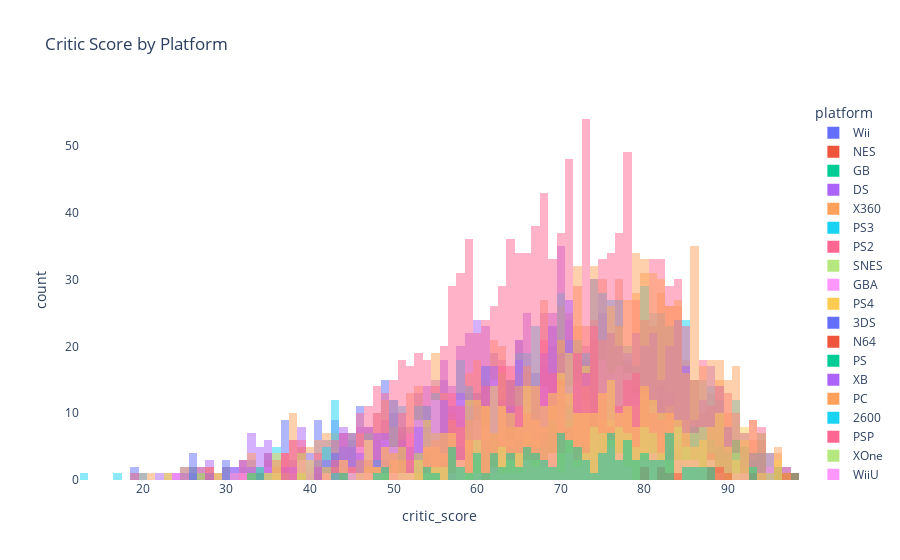

The code cell stored with this chart in its notebook:
### Code cell
cs_hist = px.histogram(vg, x='critic_score', color='platform', barmode='overlay',
                       title='Critic Score by Platform')

cs_hist.update_layout({
    'plot_bgcolor':'rgba(0, 0, 0, 0)',
    'paper_bgcolor':'rgba(0, 0, 0, 0)'
})

cs_hist.show()

### Figure 1 — Plotly figure (JSON) as saved in the notebook; plotly's stock layout.template omitted (floating-point values rounded to 4 significant figures; data arrays with more than 128 entries replaced by an {"elided": "..."} marker saying what was removed)
{"data": [{"alignmentgroup": "True", "bingroup": "x", "hovertemplate": "platform=Wii<br>critic_score=%{x}<br>count=%{y}<extra></extra>", "legendgroup": "Wii", "marker": {"color": "#636efa", "opacity": 0.5, "pattern": {"shape": ""}}, "name": "Wii", "offsetgroup": "Wii", "orientation": "v", "showlegend": true, "type": "histogram", "x": {"elided": "1320 int values"}, "xaxis": "x", "yaxis": "y"}, {"alignmentgroup": "True", "bingroup": "x", "hovertemplate": "platform=NES<br>critic_score=%{x}<br>count=%{y}<extra></extra>", "legendgroup": "NES", "marker": {"color": "#EF553B", "opacity": 0.5, "pattern": {"shape": ""}}, "name": "NES", "offsetgroup": "NES", "orientation": "v", "showlegend": true, "type": "histogram", "x": [null, null, null, null, null, null, null, null, null, null, null, null, null, null, null, null, null, null, null, null, null, null, null, null, null, null, null, null, null, null, null, null, null, null, null, null, null, null, null, null, null, null, null, null, null, null, null, null, null, null, null, null, null, null, null, null, null, null, null, null, null, null, null, null, null, null, null, null, null, null, null, null, null, null, null, null, null, null, null, null, null, null, null, null, null, null, null, null, null, null, null, null, null, null, null, null, null, null], "xaxis": "x", "yaxis": "y"}, {"alignmentgroup": "True", "bingroup": "x", "hovertemplate": "platform=GB<br>critic_score=%{x}<br>count=%{y}<extra></extra>", "legendgroup": "GB", "marker": {"color": "#00cc96", "opacity": 0.5, "pattern": {"shape": ""}}, "name": "GB", "offsetgroup": "GB", "orientation": "v", "showlegend": true, "type": "histogram", "x": [null, null, null, null, null, null, null, null, null, null, null, null, null, null, null, null, null, null, null, null, null, null, null, null, null, null, null, null, null, null, null, null, null, null, null, null, null, null, null, null, null, null, null, null, null, null, null, null, null, null, null, null, null, null, null, null, null, null, null, null, null, null, null, null, null, null, null, null, null, null, null, null, null, null, null, null, null, null, null, null, null, null, null, null, null, null, null, null, null, null, null, null, null, null, null, null, null, null], "xaxis": "x", "yaxis": "y"}, {"alignmentgroup": "True", "bingroup": "x", "hovertemplate": "platform=DS<br>critic_score=%{x}<br>count=%{y}<extra></extra>", "legendgroup": "DS", "marker": {"color": "#ab63fa", "opacity": 0.5, "pattern": {"shape": ""}}, "name": "DS", "offsetgroup": "DS", "orientation": "v", "showlegend": true, "type": "histogram", "x": {"elided": "2151 int values"}, "xaxis": "x", "yaxis": "y"}, {"alignmentgroup": "True", "bingroup": "x", "hovertemplate": "platform=X360<br>critic_score=%{x}<br>count=%{y}<extra></extra>", "legendgroup": "X360", "marker": {"color": "#FFA15A", "opacity": 0.5, "pattern": {"shape": ""}}, "name": "X360", "offsetgroup": "X360", "orientation": "v", "showlegend": true, "type": "histogram", "x": {"elided": "1262 int values"}, "xaxis": "x", "yaxis": "y"}, {"alignmentgroup": "True", "bingroup": "x", "hovertemplate": "platform=PS3<br>critic_score=%{x}<br>count=%{y}<extra></extra>", "legendgroup": "PS3", "marker": {"color": "#19d3f3", "opacity": 0.5, "pattern": {"shape": ""}}, "name": "PS3", "offsetgroup": "PS3", "orientation": "v", "showlegend": true, "type": "histogram", "x": {"elided": "1331 int values"}, "xaxis": "x", "yaxis": "y"}, {"alignmentgroup": "True", "bingroup": "x", "hovertemplate": "platform=PS2<br>critic_score=%{x}<br>count=%{y}<extra></extra>", "legendgroup": "PS2", "marker": {"color": "#FF6692", "opacity": 0.5, "pattern": {"shape": ""}}, "name": "PS2", "offsetgroup": "PS2", "orientation": "v", "showlegend": true, "type": "histogram", "x": {"elided": "2161 int values"}, "xaxis": "x", "yaxis": "y"}, {"alignmentgroup": "True", "bingroup": "x", "hovertemplate": "platform=SNES<br>critic_score=%{x}<br>count=%{y}<extra></extra>", "legendgroup": "SNES", "marker": {"color": "#B6E880", "opacity": 0.5, "pattern": {"shape": ""}}, "name": "SNES", "offsetgroup": "SNES", "orientation": "v", "showlegend": true, "type": "histogram", "x": {"elided": "239 null values"}, "xaxis": "x", "yaxis": "y"}, {"alignmentgroup": "True", "bingroup": "x", "hovertemplate": "platform=GBA<br>critic_score=%{x}<br>count=%{y}<extra></extra>", "legendgroup": "GBA", "marker": {"color": "#FF97FF", "opacity": 0.5, "pattern": {"shape": ""}}, "name": "GBA", "offsetgroup": "GBA", "orientation": "v", "showlegend": true, "type": "histogram", "x": {"elided": "822 int values"}, "xaxis": "x", "yaxis": "y"}, {"alignmentgroup": "True", "bingroup": "x", "hovertemplate": "platform=PS4<br>critic_score=%{x}<br>count=%{y}<extra></extra>", "legendgroup": "PS4", "marker": {"color": "#FECB52", "opacity": 0.5, "pattern": {"shape": ""}}, "name": "PS4", "offsetgroup": "PS4", "orientation": "v", "showlegend": true, "type": "histogram", "x": {"elided": "392 int values"}, "xaxis": "x", "yaxis": "y"}, {"alignmentgroup": "True", "bingroup": "x", "hovertemplate": "platform=3DS<br>critic_score=%{x}<br>count=%{y}<extra></extra>", "legendgroup": "3DS", "marker": {"color": "#636efa", "opacity": 0.5, "pattern": {"shape": ""}}, "name": "3DS", "offsetgroup": "3DS", "orientation": "v", "showlegend": true, "type": "histogram", "x": {"elided": "520 int values"}, "xaxis": "x", "yaxis": "y"}, {"alignmentgroup": "True", "bingroup": "x", "hovertemplate": "platform=N64<br>critic_score=%{x}<br>count=%{y}<extra></extra>", "legendgroup": "N64", "marker": {"color": "#EF553B", "opacity": 0.5, "pattern": {"shape": ""}}, "name": "N64", "offsetgroup": "N64", "orientation": "v", "showlegend": true, "type": "histogram", "x": {"elided": "319 null values"}, "xaxis": "x", "yaxis": "y"}, {"alignmentgroup": "True", "bingroup": "x", "hovertemplate": "platform=PS<br>critic_score=%{x}<br>count=%{y}<extra></extra>", "legendgroup": "PS", "marker": {"color": "#00cc96", "opacity": 0.5, "pattern": {"shape": ""}}, "name": "PS", "offsetgroup": "PS", "orientation": "v", "showlegend": true, "type": "histogram", "x": {"elided": "1197 int values"}, "xaxis": "x", "yaxis": "y"}, {"alignmentgroup": "True", "bingroup": "x", "hovertemplate": "platform=XB<br>critic_score=%{x}<br>count=%{y}<extra></extra>", "legendgroup": "XB", "marker": {"color": "#ab63fa", "opacity": 0.5, "pattern": {"shape": ""}}, "name": "XB", "offsetgroup": "XB", "orientation": "v", "showlegend": true, "type": "histogram", "x": {"elided": "824 int values"}, "xaxis": "x", "yaxis": "y"}, {"alignmentgroup": "True", "bingroup": "x", "hovertemplate": "platform=PC<br>critic_score=%{x}<br>count=%{y}<extra></extra>", "legendgroup": "PC", "marker": {"color": "#FFA15A", "opacity": 0.5, "pattern": {"shape": ""}}, "name": "PC", "offsetgroup": "PC", "orientation": "v", "showlegend": true, "type": "histogram", "x": {"elided": "974 int values"}, "xaxis": "x", "yaxis": "y"}, {"alignmentgroup": "True", "bingroup": "x", "hovertemplate": "platform=2600<br>critic_score=%{x}<br>count=%{y}<extra></extra>", "legendgroup": "2600", "marker": {"color": "#19d3f3", "opacity": 0.5, "pattern": {"shape": ""}}, "name": "2600", "offsetgroup": "2600", "orientation": "v", "showlegend": true, "type": "histogram", "x": {"elided": "133 null values"}, "xaxis": "x", "yaxis": "y"}, {"alignmentgroup": "True", "bingroup": "x", "hovertemplate": "platform=PSP<br>critic_score=%{x}<br>count=%{y}<extra></extra>", "legendgroup": "PSP", "marker": {"color": "#FF6692", "opacity": 0.5, "pattern": {"shape": ""}}, "name": "PSP", "offsetgroup": "PSP", "orientation": "v", "showlegend": true, "type": "histogram", "x": {"elided": "1209 int values"}, "xaxis": "x", "yaxis": "y"}, {"alignmentgroup": "True", "bingroup": "x", "hovertemplate": "platform=XOne<br>critic_score=%{x}<br>count=%{y}<extra></extra>", "legendgroup": "XOne", "marker": {"color": "#B6E880", "opacity": 0.5, "pattern": {"shape": ""}}, "name": "XOne", "offsetgroup": "XOne", "orientation": "v", "showlegend": true, "type": "histogram", "x": {"elided": "247 int values"}, "xaxis": "x", "yaxis": "y"}, {"alignmentgroup": "True", "bingroup": "x", "hovertemplate": "platform=WiiU<br>critic_score=%{x}<br>count=%{y}<extra></extra>", "legendgroup": "WiiU", "marker": {"color": "#FF97FF", "opacity": 0.5, "pattern": {"shape": ""}}, "name": "WiiU", "offsetgroup": "WiiU", "orientation": "v", "showlegend": true, "type": "histogram", "x": {"elided": "147 int values"}, "xaxis": "x", "yaxis": "y"}, {"alignmentgroup": "True", "bingroup": "x", "hovertemplate": "platform=GC<br>critic_score=%{x}<br>count=%{y}<extra></extra>", "legendgroup": "GC", "marker": {"color": "#FECB52", "opacity": 0.5, "pattern": {"shape": ""}}, "name": "GC", "offsetgroup": "GC", "orientation": "v", "showlegend": true, "type": "histogram", "x": {"elided": "556 int values"}, "xaxis": "x", "yaxis": "y"}, {"alignmentgroup": "True", "bingroup": "x", "hovertemplate": "platform=GEN<br>critic_score=%{x}<br>count=%{y}<extra></extra>", "legendgroup": "GEN", "marker": {"color": "#636efa", "opacity": 0.5, "pattern": {"shape": ""}}, "name": "GEN", "offsetgroup": "GEN", "orientation": "v", "showlegend": true, "type": "histogram", "x": [null, null, null, null, null, null, null, null, null, null, null, null, null, null, null, null, null, null, null, null, null, null, null, null, null, null, null, null, null], "xaxis": "x", "yaxis": "y"}, {"alignmentgroup": "True", "bingroup": "x", "hovertemplate": "platform=DC<br>critic_score=%{x}<br>count=%{y}<extra></extra>", "legendgroup": "DC", "marker": {"color": "#EF553B", "opacity": 0.5, "pattern": {"shape": ""}}, "name": "DC", "offsetgroup": "DC", "orientation": "v", "showlegend": true, "type": "histogram", "x": [null, null, null, 88, null, 97, 82, null, null, null, 98, null, null, null, null, null, 80, 89, 90, 80, null, null, 88, null, null, null, 84, null, 89, null, null, null, null, null, 93, null, null, null, null, null, 82, null, null, null, null, 83, null, null, null, null, null, null], "xaxis": "x", "yaxis": "y"}, {"alignmentgroup": "True", "bingroup": "x", "hovertemplate": "platform=PSV<br>critic_score=%{x}<br>count=%{y}<extra></extra>", "legendgroup": "PSV", "marker": {"color": "#00cc96", "opacity": 0.5, "pattern": {"shape": ""}}, "name": "PSV", "offsetgroup": "PSV", "orientation": "v", "showlegend": true, "type": "histogram", "x": {"elided": "430 int values"}, "xaxis": "x", "yaxis": "y"}, {"alignmentgroup": "True", "bingroup": "x", "hovertemplate": "platform=SAT<br>critic_score=%{x}<br>count=%{y}<extra></extra>", "legendgroup": "SAT", "marker": {"color": "#ab63fa", "opacity": 0.5, "pattern": {"shape": ""}}, "name": "SAT", "offsetgroup": "SAT", "orientation": "v", "showlegend": true, "type": "histogram", "x": {"elided": "173 null values"}, "xaxis": "x", "yaxis": "y"}, {"alignmentgroup": "True", "bingroup": "x", "hovertemplate": "platform=SCD<br>critic_score=%{x}<br>count=%{y}<extra></extra>", "legendgroup": "SCD", "marker": {"color": "#FFA15A", "opacity": 0.5, "pattern": {"shape": ""}}, "name": "SCD", "offsetgroup": "SCD", "orientation": "v", "showlegend": true, "type": "histogram", "x": [null, null, null, null, null, null], "xaxis": "x", "yaxis": "y"}, {"alignmentgroup": "True", "bingroup": "x", "hovertemplate": "platform=WS<br>critic_score=%{x}<br>count=%{y}<extra></extra>", "legendgroup": "WS", "marker": {"color": "#19d3f3", "opacity": 0.5, "pattern": {"shape": ""}}, "name": "WS", "offsetgroup": "WS", "orientation": "v", "showlegend": true, "type": "histogram", "x": [null, null, null, null, null, null], "xaxis": "x", "yaxis": "y"}, {"alignmentgroup": "True", "bingroup": "x", "hovertemplate": "platform=NG<br>critic_score=%{x}<br>count=%{y}<extra></extra>", "legendgroup": "NG", "marker": {"color": "#FF6692", "opacity": 0.5, "pattern": {"shape": ""}}, "name": "NG", "offsetgroup": "NG", "orientation": "v", "showlegend": true, "type": "histogram", "x": [null, null, null, null, null, null, null, null, null, null, null, null], "xaxis": "x", "yaxis": "y"}, {"alignmentgroup": "True", "bingroup": "x", "hovertemplate": "platform=TG16<br>critic_score=%{x}<br>count=%{y}<extra></extra>", "legendgroup": "TG16", "marker": {"color": "#B6E880", "opacity": 0.5, "pattern": {"shape": ""}}, "name": "TG16", "offsetgroup": "TG16", "orientation": "v", "showlegend": true, "type": "histogram", "x": [null, null], "xaxis": "x", "yaxis": "y"}, {"alignmentgroup": "True", "bingroup": "x", "hovertemplate": "platform=3DO<br>critic_score=%{x}<br>count=%{y}<extra></extra>", "legendgroup": "3DO", "marker": {"color": "#FF97FF", "opacity": 0.5, "pattern": {"shape": ""}}, "name": "3DO", "offsetgroup": "3DO", "orientation": "v", "showlegend": true, "type": "histogram", "x": [null, null, null], "xaxis": "x", "yaxis": "y"}, {"alignmentgroup": "True", "bingroup": "x", "hovertemplate": "platform=GG<br>critic_score=%{x}<br>count=%{y}<extra></extra>", "legendgroup": "GG", "marker": {"color": "#FECB52", "opacity": 0.5, "pattern": {"shape": ""}}, "name": "GG", "offsetgroup": "GG", "orientation": "v", "showlegend": true, "type": "histogram", "x": [null], "xaxis": "x", "yaxis": "y"}, {"alignmentgroup": "True", "bingroup": "x", "hovertemplate": "platform=PCFX<br>critic_score=%{x}<br>count=%{y}<extra></extra>", "legendgroup": "PCFX", "marker": {"color": "#636efa", "opacity": 0.5, "pattern": {"shape": ""}}, "name": "PCFX", "offsetgroup": "PCFX", "orientation": "v", "showlegend": true, "type": "histogram", "x": [null], "xaxis": "x", "yaxis": "y"}], "layout": {"barmode": "overlay", "legend": {"title": {"text": "platform"}, "tracegroupgap": 0}, "paper_bgcolor": "rgba(0, 0, 0, 0)", "plot_bgcolor": "rgba(0, 0, 0, 0)", "title": {"text": "Critic Score by Platform"}, "xaxis": {"anchor": "y", "domain": [0, 1], "title": {"text": "critic_score"}}, "yaxis": {"anchor": "x", "domain": [0, 1], "title": {"text": "count"}}}}
